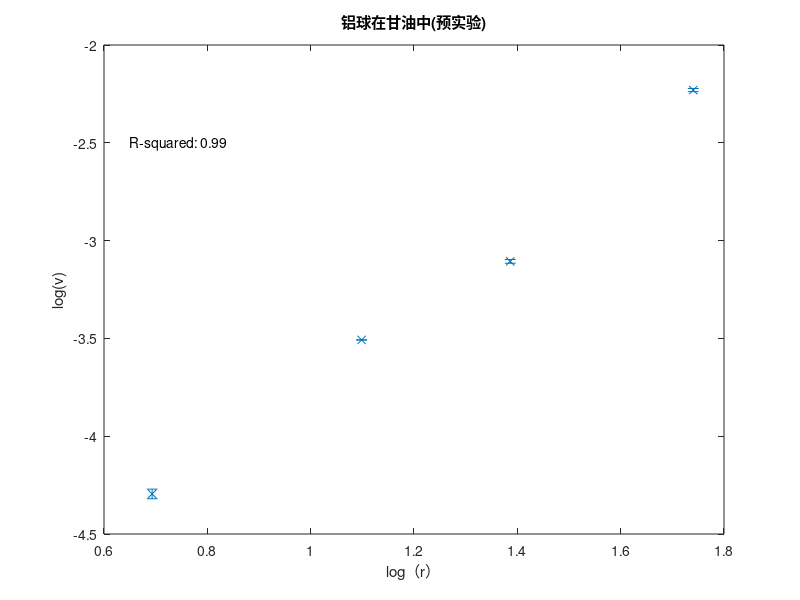

The MATLAB source for this figure: (Note: this script raises an error after producing the figure.)
%%

%作者已经将所有相关图片制作了对应的代码块吗，逐个运行即可完成复现
%Matlab 2019b
%by 张广欣
%2022.3.13


%%
%预实验：甘油中的4mm铝珠
average_vel=[0.0078, 0.0082, 0.0078, 0.011, 0.01, 0.0095, 0.011, 0.011, 0.012, 0.0091];
log_vel = log(average_vel);
variance1 = var(log_vel)


%预实验：甘油中的6mm铝珠
average_vel=[0.017, 0.017, 0.018, 0.017, 0.017, 0.018, 0.017, 0.018, 0.018, 0.018];
log_vel = log(average_vel);
variance2 = var(log_vel)



%预实验：甘油中的8mm铝珠
average_vel=[0.026, 0.021, 0.019, 0.02, 0.021, 0.022, 0.018, 0.02, 0.021, 0.02];
log_vel = log(average_vel);
variance3 = var(log_vel)


%预实验：甘油中的11.4mm铝珠
average_vel=[0.037, 0.033, 0.033, 0.031, 0.028, 0.03, 0.029, 0.036, 0.034, 0.033];
log_vel = log(average_vel);
variance4 = var(log_vel)


%铝球在甘油中(预实验)
v_lst = [0.013634536,0.029964357,0.044773051,0.1074831];
r_lst = [2,3,4,5.7];
r_lst = log(r_lst);
v_lst = log(v_lst);%y是终速

variance = [variance1 variance2 variance3 variance4];
errorbar(r_lst,v_lst,variance,'x');
xlabel('log（r）'),ylabel('log(v)');
title('铝球在甘油中(预实验)')
text(0.65,-2.5,'R-squared: 0.99')
mdl = fitlm(r_lst,v_lst)

v_lst = [0.013634536,0.029964357,0.044773051,0.1074831];
r_lst = [2,3,4,5.7];
d_lst=r_lst*2/1000;
rho = 1260;
eta = 0.934;
Re = rho*d_lst.*v_lst/eta


%%
%预实验：甘油中的4mm钢珠
average_vel=[0.041, 0.045, 0.043, 0.042, 0.043, 0.042, 0.045, 0.038, 0.052, 0.044];
log_vel = log(average_vel);
variance1 = var(log_vel);


%预实验：甘油中的6mm钢0。
average_vel=[0.0938, 0.117, 0.11, 0.093, 0.126, 0.0952, 0.0923, 0.0945, 0.0755, 0.103];
log_vel = log(average_vel);
variance2 = var(log_vel)



%预实验：甘油中的8mm钢珠
average_vel=[0.1, 0.15, 0.14, 0.13, 0.12, 0.13, 0.12, 0.1, 0.094, 0.13];
log_vel = log(average_vel);
variance3 = var(log_vel)


%预实验：甘油中的11.4mm钢珠
average_vel=[0.21, 0.19, 0.24, 0.19, 0.21, 0.18, 0.21, 0.15, 0.17, 0.3];
log_vel = log(average_vel);
variance4 = var(log_vel)

v_lst = [0.06076868,0.171276262,0.261319632,0.673494632];
r_lst = [2,3,4,5.7];

variance = [variance1 variance2 variance3 variance4];
errorbar(r_lst,v_lst,variance,'x');
xlabel('log（r）'),ylabel('log(v)');
title('钢珠在甘油中(预实验)')
text(2.1,0.6,'R-squared: 0.947')
mdl = fitlm(r_lst,v_lst)


v_lst = [0.06076868,0.171276262,0.261319632,0.673494632];
r_lst = [2,3,4,5.7];
d_lst=r_lst*2/1000;
rho = 1260;
eta = 0.934;
Re = rho*d_lst.*v_lst/eta








%%
%钢球在甘油中的平均速度4mm 
dis=[0.097620759, 0.099691392, 0.101405316, 0.102706076, 0.10448481, 0.10629443, 0.107733418, 0.109645063, 0.111388101, 0.113203544, 0.114753671, 0.116792658, 0.118248354, 0.119938481, 0.121243291, 0.123112658, 0.12478, 0.126490633, 0.127916709, 0.129560253, 0.131295443, 0.132951139, 0.134753165, 0.136176456, 0.137908861, 0.139513165, 0.141308861, 0.142812152, 0.144342278, 0.146076709, 0.147572405, 0.148849367, 0.150843544, 0.152357215, 0.153861772, 0.155908861, 0.157864051, 0.159029873, 0.160537975, 0.162055443, 0.163667595, 0.165185063, 0.16678, 0.168267595, 0.170110127, 0.171077722, 0.173215443, 0.174766329, 0.176214937, 0.178575443, 0.179153671, 0.180710127, 0.181944557, 0.183830886, 0.185256456, 0.18697519, 0.189074177, 0.190641519, 0.191877722, 0.193426835, 0.194962532, 0.196213671, 0.198171646, 0.199549873, 0.201313924, 0.202741013, 0.204656456, 0.206231139, 0.207571392, 0.209381013, 0.210268861];
time = [0.0333667, 0.0667334, 0.1001001, 0.1334668, 0.1668335, 0.2002002, 0.2335669, 0.2669336, 0.3003003, 0.333667, 0.3670337, 0.4004004, 0.4337671, 0.4671338, 0.500500501, 0.533867201, 0.567233901, 0.600600601, 0.633967301, 0.667334001, 0.700700701, 0.734067401, 0.767434101, 0.800800801, 0.834167501, 0.867534201, 0.900900901, 0.934267601, 0.967634301, 1.001001001, 1.034367701, 1.067734401, 1.101101101, 1.134467801, 1.167834501, 1.201201201, 1.234567901, 1.267934601, 1.301301301, 1.334668001, 1.368034701, 1.401401401, 1.434768101, 1.468134801, 1.501501502, 1.534868202, 1.568234902, 1.601601602, 1.634968302, 1.668335002, 1.701701702, 1.735068402, 1.768435102, 1.801801802, 1.835168502, 1.868535202, 1.901901902, 1.935268602, 1.968635302, 2.002002002, 2.035368702, 2.068735402, 2.102102102, 2.135468802, 2.168835502, 2.202202202, 2.235568902, 2.268935602, 2.302302302, 2.335669002, 2.369035702];
delta_dis = diff(dis);
delta_time = diff(time);
v_lst = delta_dis ./ delta_time;
Average_vel1 = mean(v_lst);

dis=[0.080325505, 0.081377525, 0.082929798, 0.084938131, 0.086569444, 0.087356566, 0.088503283, 0.090630556, 0.09295, 0.094399495, 0.096138384, 0.09757601, 0.098927778, 0.100823232, 0.102479798, 0.10399798, 0.105234343, 0.1069, 0.10880303, 0.110544949, 0.112187374, 0.113847475, 0.115420202, 0.11655, 0.117975253, 0.119763636, 0.121516414, 0.123152778, 0.124779798, 0.126317929, 0.128006818, 0.1298, 0.131307828, 0.132705556, 0.134419192, 0.13587399, 0.137413889, 0.138686869, 0.140378788, 0.14192702, 0.143237626, 0.144931818, 0.146230808, 0.148148232, 0.149678535, 0.151206313, 0.15282096, 0.154649747, 0.156007828, 0.157173232, 0.159182323, 0.160501263, 0.162241919, 0.163798232, 0.165282323, 0.166719697, 0.168306061, 0.169853788, 0.171589899, 0.17349596, 0.174985859, 0.176302778, 0.17774798, 0.179396212, 0.18099596, 0.182258586, 0.184181566, 0.185697222, 0.187262626, 0.188775253, 0.190407071, 0.19202298, 0.193275253, 0.194944444, 0.196168687];
time = [0.0333667, 0.0667334, 0.1001001, 0.1334668, 0.1668335, 0.2002002, 0.2335669, 0.2669336, 0.3003003, 0.333667, 0.3670337, 0.4004004, 0.4337671, 0.4671338, 0.500500501, 0.533867201, 0.567233901, 0.600600601, 0.633967301, 0.667334001, 0.700700701, 0.734067401, 0.767434101, 0.800800801, 0.834167501, 0.867534201, 0.900900901, 0.934267601, 0.967634301, 1.001001001, 1.034367701, 1.067734401, 1.101101101, 1.134467801, 1.167834501, 1.201201201, 1.234567901, 1.267934601, 1.301301301, 1.334668001, 1.368034701, 1.401401401, 1.434768101, 1.468134801, 1.501501502, 1.534868202, 1.568234902, 1.601601602, 1.634968302, 1.668335002, 1.701701702, 1.735068402, 1.768435102, 1.801801802, 1.835168502, 1.868535202, 1.901901902, 1.935268602, 1.968635302, 2.002002002, 2.035368702, 2.068735402, 2.102102102, 2.135468802, 2.168835502, 2.202202202, 2.235568902, 2.268935602, 2.302302302, 2.335669002, 2.369035702, 2.402402402, 2.435769102, 2.469135802, 2.502502503];

delta_time = diff(time);
delta_dis = diff(dis);
v_lst = delta_dis ./ delta_time;
Average_vel2 = mean(v_lst);

dis=[0.069879545, 0.071725758, 0.073607323, 0.075406566, 0.077133586, 0.078463384, 0.079954798, 0.081809848, 0.084289899, 0.085307828, 0.086736364, 0.088645707, 0.090345707, 0.091859848, 0.093527778, 0.095207576, 0.096469949, 0.098021465, 0.099706818, 0.101748232, 0.103318434, 0.104763636, 0.106120707, 0.107696717, 0.109387374, 0.110552778, 0.112253283, 0.113587879, 0.115341667, 0.11754798, 0.118842424, 0.12037399, 0.122061111, 0.123839394, 0.124741919, 0.126530808, 0.128062626, 0.129567677, 0.131266162, 0.133211616, 0.134623232, 0.136025505, 0.137725253, 0.138661616, 0.140534848, 0.142240909, 0.143481818, 0.145083081, 0.146652273, 0.148389646, 0.149696717, 0.151335606, 0.152474242, 0.153838384, 0.155362879, 0.156619444, 0.158194697, 0.159441162, 0.161668939, 0.163014394, 0.164208838, 0.165367424, 0.167107323, 0.168447222, 0.169888889, 0.171402525, 0.172766919, 0.173889899, 0.175499495, 0.177086364, 0.178352778, 0.179888384, 0.181407576, 0.182865152, 0.184098485, 0.185636869, 0.186835859, 0.187249495];
time = [0.0333667, 0.0667334, 0.1001001, 0.1334668, 0.1668335, 0.2002002, 0.2335669, 0.2669336, 0.3003003, 0.333667, 0.3670337, 0.4004004, 0.4337671, 0.4671338, 0.500500501, 0.533867201, 0.567233901, 0.600600601, 0.633967301, 0.667334001, 0.700700701, 0.734067401, 0.767434101, 0.800800801, 0.834167501, 0.867534201, 0.900900901, 0.934267601, 0.967634301, 1.001001001, 1.034367701, 1.067734401, 1.101101101, 1.134467801, 1.167834501, 1.201201201, 1.234567901, 1.267934601, 1.301301301, 1.334668001, 1.368034701, 1.401401401, 1.434768101, 1.468134801, 1.501501502, 1.534868202, 1.568234902, 1.601601602, 1.634968302, 1.668335002, 1.701701702, 1.735068402, 1.768435102, 1.801801802, 1.835168502, 1.868535202, 1.901901902, 1.935268602, 1.968635302, 2.002002002, 2.035368702, 2.068735402, 2.102102102, 2.135468802, 2.168835502, 2.202202202, 2.235568902, 2.268935602, 2.302302302, 2.335669002, 2.369035702, 2.402402402, 2.435769102, 2.469135802, 2.502502503, 2.535869203, 2.569235903, 2.602602603];
delta_time = diff(time);
delta_dis = diff(dis);
v_lst = delta_dis ./ delta_time;
Average_vel3 = mean(v_lst);

dis=[0.067422055, 0.06937218, 0.070986717, 0.072857895, 0.074593985, 0.076061654, 0.077467669, 0.078709524, 0.080642356, 0.082050877, 0.083876942, 0.085281203, 0.086772431, 0.088204261, 0.090231328, 0.090917043, 0.093004511, 0.094673935, 0.096345363, 0.097896241, 0.099199749, 0.100930827, 0.102874185, 0.103851629, 0.105598246, 0.107386216, 0.109211779, 0.110680451, 0.112277694, 0.113762406, 0.114921053, 0.116692732, 0.118241855, 0.119936842, 0.121841103, 0.123190476, 0.124784211, 0.126014536, 0.127557393, 0.129705764, 0.130798246, 0.132584962, 0.133988972, 0.135774436, 0.13723584, 0.138774436, 0.140332581, 0.141808521, 0.143123559, 0.144543108, 0.146233333, 0.147672682, 0.149489223, 0.150890226, 0.152418296, 0.153972431, 0.155612782, 0.156980702, 0.158586216, 0.16005188, 0.161694236, 0.163367419, 0.16432782, 0.166271429, 0.167351378, 0.168943609, 0.170214536, 0.171724311, 0.173437343, 0.174889975, 0.176134837, 0.177942356, 0.179135589, 0.18099198, 0.182215288, 0.182997243, 0.184499499, 0.185184461, 0.185319048];
time = [0.0333667, 0.0667334, 0.1001001, 0.1334668, 0.1668335, 0.2002002, 0.2335669, 0.2669336, 0.3003003, 0.333667, 0.3670337, 0.4004004, 0.4337671, 0.4671338, 0.500500501, 0.533867201, 0.567233901, 0.600600601, 0.633967301, 0.667334001, 0.700700701, 0.734067401, 0.767434101, 0.800800801, 0.834167501, 0.867534201, 0.900900901, 0.934267601, 0.967634301, 1.001001001, 1.034367701, 1.067734401, 1.101101101, 1.134467801, 1.167834501, 1.201201201, 1.234567901, 1.267934601, 1.301301301, 1.334668001, 1.368034701, 1.401401401, 1.434768101, 1.468134801, 1.501501502, 1.534868202, 1.568234902, 1.601601602, 1.634968302, 1.668335002, 1.701701702, 1.735068402, 1.768435102, 1.801801802, 1.835168502, 1.868535202, 1.901901902, 1.935268602, 1.968635302, 2.002002002, 2.035368702, 2.068735402, 2.102102102, 2.135468802, 2.168835502, 2.202202202, 2.235568902, 2.268935602, 2.302302302, 2.335669002, 2.369035702, 2.402402402, 2.435769102, 2.469135802, 2.502502503, 2.535869203, 2.569235903, 2.602602603, 2.635969303];
delta_time = diff(time);
delta_dis = diff(dis);
v_lst = delta_dis ./ delta_time;
Average_vel4 = mean(v_lst);

dis=[0.07509202, 0.076721446, 0.078485037, 0.0805399, 0.081858354, 0.083190773, 0.084770075, 0.086480299, 0.088331172, 0.089786534, 0.091207731, 0.093011721, 0.0945202, 0.09584813, 0.097091771, 0.098656359, 0.100462344, 0.101954115, 0.103370823, 0.105426933, 0.106925686, 0.108812968, 0.110472818, 0.111851372, 0.113341646, 0.114914963, 0.1166798, 0.118245636, 0.119928928, 0.121421696, 0.123000249, 0.124573067, 0.126250873, 0.128356359, 0.129837157, 0.131049875, 0.132514713, 0.134323441, 0.135766334, 0.137581546, 0.139405486, 0.141229426, 0.142507232, 0.144053865, 0.145553616, 0.147225436, 0.148713965, 0.150564838, 0.15189202, 0.153726933, 0.154976559, 0.156694015, 0.158113965, 0.159963342, 0.161519701, 0.162898254, 0.164663092, 0.166435411, 0.167863342, 0.169299252, 0.170822943, 0.1727399, 0.174019701, 0.17514788, 0.176496259, 0.178183292, 0.179125686, 0.180361097, 0.181468579];
time = [0.0333667, 0.0667334, 0.1001001, 0.1334668, 0.1668335, 0.2002002, 0.2335669, 0.2669336, 0.3003003, 0.333667, 0.3670337, 0.4004004, 0.4337671, 0.4671338, 0.500500501, 0.533867201, 0.567233901, 0.600600601, 0.633967301, 0.667334001, 0.700700701, 0.734067401, 0.767434101, 0.800800801, 0.834167501, 0.867534201, 0.900900901, 0.934267601, 0.967634301, 1.001001001, 1.034367701, 1.067734401, 1.101101101, 1.134467801, 1.167834501, 1.201201201, 1.234567901, 1.267934601, 1.301301301, 1.334668001, 1.368034701, 1.401401401, 1.434768101, 1.468134801, 1.501501502, 1.534868202, 1.568234902, 1.601601602, 1.634968302, 1.668335002, 1.701701702, 1.735068402, 1.768435102, 1.801801802, 1.835168502, 1.868535202, 1.901901902, 1.935268602, 1.968635302, 2.002002002, 2.035368702, 2.068735402, 2.102102102, 2.135468802, 2.168835502, 2.202202202, 2.235568902, 2.268935602, 2.302302302];
delta_time = diff(time);
delta_dis = diff(dis);
v_lst = delta_dis ./ delta_time;
Average_vel5 = mean(v_lst);

average_vel_4mm = mean([Average_vel1,Average_vel2,Average_vel3,Average_vel4,Average_vel5]);
d = 4;
D = 29;
cor_factor = 1-2.10*(d/D)+2.09*(d/D)^3;
cor_average_vel_4mm = average_vel_4mm / cor_factor
log_v = log([Average_vel1,Average_vel2,Average_vel3,Average_vel4,Average_vel5]);
variance1 = var(log_v)
%%
%钢球在甘油中的平均速度6mm 
dis = [0.100639211, 0.103490719, 0.106334339, 0.110159629, 0.112995592, 0.115814617, 0.118744548, 0.121638747, 0.125173086, 0.127736427, 0.130706497, 0.133485615, 0.136339443, 0.139390487, 0.142917633, 0.145826914, 0.148333411, 0.151069374, 0.154289095, 0.156832251, 0.159851972, 0.162176334, 0.165135267, 0.168031555, 0.17082529, 0.173893039, 0.177214617, 0.179700928, 0.182577262, 0.18537355, 0.187564965, 0.18855406];
time = [0.0333667, 0.0667334, 0.1001001, 0.1334668, 0.1668335, 0.2002002, 0.2335669, 0.2669336, 0.3003003, 0.333667, 0.3670337, 0.4004004, 0.4337671, 0.4671338, 0.500500501, 0.533867201, 0.567233901, 0.600600601, 0.633967301, 0.667334001, 0.700700701, 0.734067401, 0.767434101, 0.800800801, 0.834167501, 0.867534201, 0.900900901, 0.934267601, 0.967634301, 1.001001001, 1.034367701, 1.067734401];
delta_dis = diff(dis);
delta_time = diff(time);
v_lst = delta_dis ./ delta_time;
length(v_lst);
Average_vel1 = mean(v_lst);

dis=[0.09241224, 0.095321478, 0.098506928, 0.101356813, 0.10430485, 0.106892379, 0.109725866, 0.112845035, 0.1158903, 0.118777367, 0.121459353, 0.124256582, 0.127107621, 0.12996097, 0.132694226, 0.135681524, 0.138380139, 0.141294688, 0.144030023, 0.146758199, 0.149645266, 0.152881293, 0.155367436, 0.158177367, 0.160975982, 0.163743649, 0.166349885, 0.169767436, 0.172216628, 0.174723326, 0.177439261];
time = [0.0333667, 0.0667334, 0.1001001, 0.1334668, 0.1668335, 0.2002002, 0.2335669, 0.2669336, 0.3003003, 0.333667, 0.3670337, 0.4004004, 0.4337671, 0.4671338, 0.500500501, 0.533867201, 0.567233901, 0.600600601, 0.633967301, 0.667334001, 0.700700701, 0.734067401, 0.767434101, 0.800800801, 0.834167501, 0.867534201, 0.900900901, 0.934267601, 0.967634301, 1.001001001, 1.034367701];
delta_time = diff(time);
delta_dis = diff(dis);
v_lst = delta_dis ./ delta_time;
Average_vel2 = mean(v_lst);

dis=[0.082598165, 0.085391514, 0.088227294, 0.091023165, 0.093838073, 0.096943349, 0.099425, 0.10247867, 0.105297936, 0.108306422, 0.111295642, 0.113595413, 0.117026147, 0.119925917, 0.122586468, 0.124736468, 0.128055505, 0.130469954, 0.133473624, 0.137040826, 0.139261468, 0.141725229, 0.14495711, 0.147229817, 0.150777294, 0.153701376, 0.156042202, 0.158928899, 0.161711927, 0.164616284, 0.16756789, 0.170711239, 0.172788532];
time=[0.0333667, 0.0667334, 0.1001001, 0.1334668, 0.1668335, 0.2002002, 0.2335669, 0.2669336, 0.3003003, 0.333667, 0.3670337, 0.4004004, 0.4337671, 0.4671338, 0.500500501, 0.533867201, 0.567233901, 0.600600601, 0.633967301, 0.667334001, 0.700700701, 0.734067401, 0.767434101, 0.800800801, 0.834167501, 0.867534201, 0.900900901, 0.934267601, 0.967634301, 1.001001001, 1.034367701, 1.067734401, 1.101101101];
delta_time = diff(time);
delta_dis = diff(dis);
v_lst = delta_dis ./ delta_time;
Average_vel3 = mean(v_lst);

dis = [0.082365376, 0.08514738, 0.087679499, 0.090682005, 0.094438497, 0.096547608, 0.099234852, 0.102121185, 0.105527563, 0.107934396, 0.111446697, 0.114005923, 0.116749431, 0.119755125, 0.123220046, 0.126244647, 0.128961503, 0.131754897, 0.134636902, 0.137655809, 0.140170843, 0.143193622, 0.14631754, 0.148992027, 0.151479043, 0.154517995, 0.157499772, 0.160414806, 0.163455125, 0.165903872, 0.16882164];
time = [0.0333667, 0.0667334, 0.1001001, 0.1334668, 0.1668335, 0.2002002, 0.2335669, 0.2669336, 0.3003003, 0.333667, 0.3670337, 0.4004004, 0.4337671, 0.4671338, 0.500500501, 0.533867201, 0.567233901, 0.600600601, 0.633967301, 0.667334001, 0.700700701, 0.734067401, 0.767434101, 0.800800801, 0.834167501, 0.867534201, 0.900900901, 0.934267601, 0.967634301, 1.001001001, 1.034367701];
delta_time = diff(time);
delta_dis = diff(dis);
v_lst = delta_dis ./ delta_time;
Average_vel4 = mean(v_lst);

dis = [0.088565753, 0.091684475, 0.09545411, 0.09842968, 0.101209817, 0.104371005, 0.10769589, 0.110739498, 0.113767352, 0.116990183, 0.119926712, 0.123066438, 0.125919863, 0.129310731, 0.132284247, 0.135383562, 0.13850274, 0.141477169, 0.144479452, 0.147289726, 0.150406164, 0.153082648, 0.156021233, 0.158784703, 0.161775571, 0.164731279, 0.167293151];
time =[0.0333667, 0.0667334, 0.1001001, 0.1334668, 0.1668335, 0.2002002, 0.2335669, 0.2669336, 0.3003003, 0.333667, 0.3670337, 0.4004004, 0.4337671, 0.4671338, 0.500500501, 0.533867201, 0.567233901, 0.600600601, 0.633967301, 0.667334001, 0.700700701, 0.734067401, 0.767434101, 0.800800801, 0.834167501, 0.867534201, 0.900900901];
delta_time = diff(time);
delta_dis = diff(dis);
v_lst = delta_dis ./ delta_time;
Average_vel5 = mean(v_lst);
%因为偏差较大，舍去了第五组的数据
average_vel_6mm = mean([Average_vel1,Average_vel2,Average_vel3,Average_vel4])
d = 6;
D = 29;
cor_factor = 1-2.10*(d/D)+2.09*(d/D)^3;
cor_average_vel_6mm = average_vel_6mm / cor_factor
log_v = log([Average_vel1,Average_vel2,Average_vel3,Average_vel4]);
variance2 = var(log_v)

%钢球在甘油中的平均速度8mm 
dis=[0.113186695, 0.117218455, 0.121409013, 0.126523176, 0.130326824, 0.134439056, 0.138386266, 0.142984764, 0.147063734, 0.151200215, 0.155527682, 0.159767382, 0.163121459, 0.167793991, 0.171780687, 0.175798927, 0.178732618, 0.179427468];
time=[0.0333667, 0.0667334, 0.1001001, 0.1334668, 0.1668335, 0.2002002, 0.2335669, 0.2669336, 0.3003003, 0.333667, 0.3670337, 0.4004004, 0.4337671, 0.4671338, 0.500500501, 0.533867201, 0.567233901, 0.600600601];
delta_dis = diff(dis);
delta_time = diff(time);
v_lst = delta_dis ./ delta_time;
length(v_lst);
Average_vel1 = mean(v_lst);

dis = [0.129289339, 0.132179744, 0.136453731, 0.140400426, 0.144507249, 0.14902516, 0.153284222, 0.157823454, 0.161571429, 0.165581663, 0.169981023, 0.174626226, 0.177578465, 0.178835394];
time = [0.0333667, 0.0667334, 0.1001001, 0.1334668, 0.1668335, 0.2002002, 0.2335669, 0.2669336, 0.3003003, 0.333667, 0.3670337, 0.4004004, 0.4337671, 0.4671338];
delta_time = diff(time);
delta_dis = diff(dis);
v_lst = delta_dis ./ delta_time;
Average_vel2 = mean(v_lst);

dis=[0.106369915, 0.110662288, 0.114344703, 0.118384746, 0.122665678, 0.126649364, 0.130259958, 0.134513347, 0.13826589, 0.142003178, 0.146058898, 0.149957203, 0.153879449, 0.15739661, 0.16134322, 0.16531822, 0.169123305, 0.173228178, 0.177261017];
time=[0.0333667, 0.0667334, 0.1001001, 0.1334668, 0.1668335, 0.2002002, 0.2335669, 0.2669336, 0.3003003, 0.333667, 0.3670337, 0.4004004, 0.4337671, 0.4671338, 0.500500501, 0.533867201, 0.567233901, 0.600600601, 0.633967301];
delta_time = diff(time);
delta_dis = diff(dis);
v_lst = delta_dis ./ delta_time;
Average_vel3 = mean(v_lst);


dis=[0.105791649, 0.109832976, 0.114365739, 0.118503426, 0.123313276, 0.127522912, 0.131756959, 0.136005567, 0.140302141, 0.144176231, 0.148358887, 0.15249379, 0.15704197, 0.160907066, 0.164927837, 0.168991649, 0.171995503];
time=[0.0333667, 0.0667334, 0.1001001, 0.1334668, 0.1668335, 0.2002002, 0.2335669, 0.2669336, 0.3003003, 0.333667, 0.3670337, 0.4004004, 0.4337671, 0.4671338, 0.500500501, 0.533867201, 0.567233901];
delta_time = diff(time);
delta_dis = diff(dis);
v_lst = delta_dis ./ delta_time;
Average_vel4 = mean(v_lst);

dis=[0.110853053, 0.115442105, 0.120069053, 0.124836211, 0.128673684, 0.132495579, 0.136772, 0.141235368, 0.145033474, 0.149148842, 0.153109684, 0.157621263, 0.161313474, 0.165642947, 0.169656632, 0.171864211];
time=[0.0333667, 0.0667334, 0.1001001, 0.1334668, 0.1668335, 0.2002002, 0.2335669, 0.2669336, 0.3003003, 0.333667, 0.3670337, 0.4004004, 0.4337671, 0.4671338, 0.500500501, 0.533867201];
delta_time = diff(time);
delta_dis = diff(dis);
v_lst = delta_dis ./ delta_time;
Average_vel5 = mean(v_lst);
average_vel_8mm = mean([Average_vel1,Average_vel2,Average_vel3,Average_vel4,Average_vel5])
d = 8;
D = 29;
cor_factor = 1-2.10*(d/D)+2.09*(d/D)^3;
cor_average_vel_8mm = average_vel_8mm / cor_factor
log_v = log([Average_vel1,Average_vel2,Average_vel3,Average_vel4,Average_vel5]);
variance3 = var(log_v)

%钢球在甘油中的平均速度11.4mm 
dis=[0.168554123, 0.171378013, 0.17567611, 0.180928541, 0.186734249, 0.191900423, 0.192511628];
time=[0.0333667, 0.0667334, 0.1001001, 0.1334668, 0.1668335, 0.2002002, 0.2335669];
delta_dis = diff(dis);
delta_time = diff(time);
v_lst = delta_dis ./ delta_time;
length(v_lst);
Average_vel1 = mean(v_lst)

dis = [0.138181328, 0.143647718, 0.148544398, 0.153410166, 0.158325726, 0.16350249, 0.168653734, 0.173693983, 0.179308091, 0.183390249, 0.186358714];
time = [0.0333667, 0.0667334, 0.1001001, 0.1334668, 0.1668335, 0.2002002, 0.2335669, 0.2669336, 0.3003003, 0.333667, 0.3670337];
delta_time = diff(time);
delta_dis = diff(dis);
v_lst = delta_dis ./ delta_time;
Average_vel2 = mean(v_lst)

dis=[0.149385892, 0.154393361, 0.160014938, 0.164972407, 0.170070124, 0.175280083, 0.179910996];
time=[0.0333667, 0.0667334, 0.1001001, 0.1334668, 0.1668335, 0.2002002, 0.2335669];
delta_time = diff(time);
delta_dis = diff(dis);
v_lst = delta_dis ./ delta_time;
Average_vel3 = mean(v_lst)

dis=[0.13049408, 0.135766385, 0.140768922, 0.146247992, 0.151245032, 0.156254757, 0.161189641, 0.166312685, 0.171963636, 0.176296829, 0.181484567, 0.186344609, 0.18783129];
time=[0.0333667, 0.0667334, 0.1001001, 0.1334668, 0.1668335, 0.2002002, 0.2335669, 0.2669336, 0.3003003, 0.333667, 0.3670337, 0.4004004, 0.4337671];
delta_time = diff(time);
delta_dis = diff(dis);
v_lst = delta_dis ./ delta_time;
Average_vel4 = mean(v_lst)

dis=[0.137296473, 0.142640249, 0.147455187, 0.153280913, 0.158314315, 0.163723444, 0.168837967, 0.173532988, 0.178557884, 0.18348112, 0.184790041];
time=[0.0333667, 0.0667334, 0.1001001, 0.1334668, 0.1668335, 0.2002002, 0.2335669, 0.2669336, 0.3003003, 0.333667, 0.3670337];
delta_time = diff(time);
delta_dis = diff(dis);
v_lst = delta_dis ./ delta_time;
Average_vel5 = mean(v_lst)

%因为偏差较大，舍去了第一组的数据
average_vel_11mm = mean([Average_vel2,Average_vel3,Average_vel4,Average_vel5])
d = 11.4;
D = 29;
cor_factor = 1-2.10*(d/D)+2.09*(d/D)^3
cor_average_vel_11mm = average_vel_11mm / cor_factor
log_v = log([Average_vel2,Average_vel3,Average_vel4,Average_vel5]);
variance4 = var(log_v)

v_lst = [cor_average_vel_4mm,cor_average_vel_6mm,cor_average_vel_8mm,cor_average_vel_11mm];
r_lst = [2,3,4,5.7];
variance = [variance1 variance2 variance3 variance4];
v_lst = log(v_lst);
r_lst = log(r_lst);
errorbar(r_lst,v_lst,variance,'x');
xlabel('log（r）'),ylabel('log(v)');
title('钢珠在甘油中')
text(0.63,-1.2,'R-squared: 0.999')
mdl = fitlm(r_lst,v_lst)


%%

v_lst = [cor_average_vel_4mm,cor_average_vel_6mm,cor_average_vel_8mm,cor_average_vel_11mm];
r_lst = [2,3,4,5.7];
d_lst=r_lst*2/1000;
rho = 1260;
eta = 0.934;
Re = rho*d_lst.*v_lst/eta






%%
%铝球在水中的平均速度4mm 
dis=[0.055994249, 0.070753355, 0.086752716, 0.102897764, 0.118440256, 0.132752716, 0.147856869, 0.162855591, 0.177814058, 0.193051118];
time=[0.0333667, 0.0667334, 0.1001001, 0.1334668, 0.1668335, 0.2002002, 0.2335669, 0.2669336, 0.3003003, 0.333667];
delta_dis = diff(dis);
delta_time = diff(time);
v_lst = delta_dis ./ delta_time;
length(v_lst);
Average_vel1 = mean(v_lst);

dis = [0.0453, 0.059901274, 0.074092357, 0.087316561, 0.101307643, 0.113811465, 0.127159873, 0.141000637, 0.155592357, 0.168756688, 0.182593631];
time = [0.0333667, 0.0667334, 0.1001001, 0.1334668, 0.1668335, 0.2002002, 0.2335669, 0.2669336, 0.3003003, 0.333667, 0.3670337];
delta_time = diff(time);
delta_dis = diff(dis);
v_lst = delta_dis ./ delta_time;
Average_vel2 = mean(v_lst);

dis=[0.052037805, 0.066166463, 0.079243902, 0.092792073, 0.106548171, 0.119637805, 0.133173171, 0.14722439, 0.1603, 0.17372439];
time=[0.0333667, 0.0667334, 0.1001001, 0.1334668, 0.1668335, 0.2002002, 0.2335669, 0.2669336, 0.3003003, 0.333667];
delta_time = diff(time);
delta_dis = diff(dis);
v_lst = delta_dis ./ delta_time;
Average_vel3 = mean(v_lst);

dis=[0.019064039, 0.036133498, 0.053280788, 0.070649261, 0.087447291, 0.104661576, 0.122016749, 0.13968867, 0.156642857];
time=[0.0333667, 0.0667334, 0.1001001, 0.1334668, 0.1668335, 0.2002002, 0.2335669, 0.2669336, 0.3003003];
delta_time = diff(time);
delta_dis = diff(dis);
v_lst = delta_dis ./ delta_time;
Average_vel4 = mean(v_lst);

dis=[0.026618563, 0.041073054, 0.057349102, 0.073712575, 0.090631737, 0.107667066, 0.12441018, 0.140808383, 0.157634731, 0.174216766];
time=[0.0333667, 0.0667334, 0.1001001, 0.1334668, 0.1668335, 0.2002002, 0.2335669, 0.2669336, 0.3003003, 0.333667];
delta_time = diff(time);
delta_dis = diff(dis);
v_lst = delta_dis ./ delta_time;
Average_vel5 = mean(v_lst);

%使用第1，4，5组数据更为合理
average_vel_4mm = mean([Average_vel1,Average_vel4,Average_vel5]);
d = 4;
D = 29;
cor_factor = 1-2.10*(d/D)+2.09*(d/D)^3;
cor_average_vel_4mm = average_vel_4mm / cor_factor

log_v = log([Average_vel1,Average_vel4,Average_vel5]);
variance1 = var(log_v)

%铝球在水中的平均速度6mm 
dis=[0.015229412, 0.033960784, 0.051603268, 0.06902549, 0.086852288, 0.104929412, 0.122558824, 0.139290196, 0.15715098, 0.175454248];
time=[0.0333667, 0.0667334, 0.1001001, 0.1334668, 0.1668335, 0.2002002, 0.2335669, 0.2669336, 0.3003003, 0.333667];
delta_dis = diff(dis);
delta_time = diff(time);
v_lst = delta_dis ./ delta_time;
length(v_lst);
Average_vel1 = mean(v_lst);

dis = [0.018089542, 0.039333987, 0.052821569, 0.069845098, 0.086297386, 0.100830065, 0.117042484, 0.134182353, 0.151154248, 0.166248366, 0.182377778, 0.199215686];
time = [0.0333667, 0.0667334, 0.1001001, 0.1334668, 0.1668335, 0.2002002, 0.2335669, 0.2669336, 0.3003003, 0.333667, 0.3670337, 0.4004004];
delta_time = diff(time);
delta_dis = diff(dis);
v_lst = delta_dis ./ delta_time;
Average_vel2 = mean(v_lst);

dis=[0.02608932, 0.043824595, 0.060666019, 0.077535922, 0.092324919, 0.108059547, 0.124563107, 0.141078317, 0.157664725, 0.174374757];
time=[0.0333667, 0.0667334, 0.1001001, 0.1334668, 0.1668335, 0.2002002, 0.2335669, 0.2669336, 0.3003003, 0.333667];
delta_time = diff(time);
delta_dis = diff(dis);
v_lst = delta_dis ./ delta_time;
Average_vel3 = mean(v_lst);

dis=[0.013967925, 0.032167296, 0.046915723, 0.061483019, 0.077440252, 0.094274843, 0.110525786, 0.127525157, 0.143771698, 0.160537736, 0.178278616];
time=[0.0333667, 0.0667334, 0.1001001, 0.1334668, 0.1668335, 0.2002002, 0.2335669, 0.2669336, 0.3003003, 0.333667, 0.3670337];
delta_time = diff(time);
delta_dis = diff(dis);
v_lst = delta_dis ./ delta_time;
Average_vel4 = mean(v_lst);

dis=[0.094267093, 0.112026837, 0.1302, 0.148990415, 0.168061342, 0.186465176];
time=[0.0333667, 0.0667334, 0.1001001, 0.1334668, 0.1668335, 0.2002002];
delta_time = diff(time);
delta_dis = diff(dis);
v_lst = delta_dis ./ delta_time;
Average_vel5 = mean(v_lst);

%使用第1，3，5组数据更为合理
average_vel_6mm = mean([Average_vel1,Average_vel3,Average_vel5]);
d = 6;
D = 29;
cor_factor = 1-2.10*(d/D)+2.09*(d/D)^3;
cor_average_vel_6mm = average_vel_6mm / cor_factor
log_v = log([Average_vel1,Average_vel3,Average_vel5]);
variance2 = var(log_v)

%铝球在水中的平均速度8mm 
dis=[0.024761783, 0.047459873, 0.066128025, 0.084278981, 0.102881529, 0.122221019, 0.142517197, 0.163538854, 0.185873885];
time=[0.0333667, 0.0667334, 0.1001001, 0.1334668, 0.1668335, 0.2002002, 0.2335669, 0.2669336, 0.3003003];
delta_dis = diff(dis);
delta_time = diff(time);
v_lst = delta_dis ./ delta_time;
length(v_lst);
Average_vel1 = mean(v_lst);

dis = [0.009008946, 0.028619169, 0.05035655, 0.067894569, 0.086083067, 0.102888818, 0.120944409, 0.14013738, 0.158423642, 0.177028754, 0.197261342];
time = [0.0333667, 0.0667334, 0.1001001, 0.1334668, 0.1668335, 0.2002002, 0.2335669, 0.2669336, 0.3003003, 0.333667, 0.3670337];
delta_time = diff(time);
delta_dis = diff(dis);
v_lst = delta_dis ./ delta_time;
Average_vel2 = mean(v_lst);

dis=[0.027471845, 0.050376699, 0.073093851, 0.091469903, 0.108933333, 0.125954045, 0.145107443, 0.164631068, 0.184199353, 0.204238835];
time=[0.0333667, 0.0667334, 0.1001001, 0.1334668, 0.1668335, 0.2002002, 0.2335669, 0.2669336, 0.3003003, 0.333667];
delta_time = diff(time);
delta_dis = diff(dis);
v_lst = delta_dis ./ delta_time;
Average_vel3 = mean(v_lst);


dis=[0.039011803, 0.05779541, 0.08025377, 0.100438689, 0.12040459, 0.140401967, 0.161045902, 0.183297705, 0.201859016, 0.039011803];
time=[0.0333667, 0.0667334, 0.1001001, 0.1334668, 0.1668335, 0.2002002, 0.2335669, 0.2669336, 0.3003003, 0.0333667];
delta_time = diff(time);
delta_dis = diff(dis);
v_lst = delta_dis ./ delta_time;
Average_vel4 = mean(v_lst);

dis=[0.00735, 0.026998667, 0.050004667, 0.071252, 0.090352667, 0.109336, 0.128404, 0.148176, 0.168505333, 0.190664, 0.205456667];
time=[0.0333667, 0.0667334, 0.1001001, 0.1334668, 0.1668335, 0.2002002, 0.2335669, 0.2669336, 0.3003003, 0.333667, 0.3670337];
delta_time = diff(time);
delta_dis = diff(dis);
v_lst = delta_dis ./ delta_time;
Average_vel5 = mean(v_lst);

%使用第1，4，5组数据更为合理
average_vel_8mm = mean([Average_vel1,Average_vel4,Average_vel5]);
d = 8;
D = 29;
cor_factor = 1-2.10*(d/D)+2.09*(d/D)^3;
cor_average_vel_8mm = average_vel_8mm / cor_factor
log_v = log([Average_vel1,Average_vel4,Average_vel5]);
variance3 = var(log_v)

%铝球在水中的平均速度11.4mm 
dis=[0.014398113, 0.039971069, 0.064655975, 0.08950566, 0.109569182, 0.126069811, 0.144769811, 0.164830818, 0.185693082, 0.208039623];
time=[0.0333667, 0.0667334, 0.1001001, 0.1334668, 0.1668335, 0.2002002, 0.2335669, 0.2669336, 0.3003003, 0.333667];
delta_dis = diff(dis);
delta_time = diff(time);
v_lst = delta_dis ./ delta_time;
length(v_lst);
Average_vel1 = mean(v_lst);

dis = [0.039326984, 0.063131429, 0.085598095, 0.102497778, 0.118745397, 0.137980317, 0.159470476, 0.18088254, 0.20255746];
time = [0.0333667, 0.0667334, 0.1001001, 0.1334668, 0.1668335, 0.2002002, 0.2335669, 0.2669336, 0.3003003];
delta_time = diff(time);
delta_dis = diff(dis);
v_lst = delta_dis ./ delta_time;
Average_vel2 = mean(v_lst);

dis=[0.039171698, 0.061930818, 0.081962264, 0.103568553, 0.125738365, 0.148827044, 0.17082327, 0.192106918, 0.212984906];
time=[0.0333667, 0.0667334, 0.1001001, 0.1334668, 0.1668335, 0.2002002, 0.2335669, 0.2669336, 0.3003003];
delta_time = diff(time);
delta_dis = diff(dis);
v_lst = delta_dis ./ delta_time;
Average_vel3 = mean(v_lst);

dis=[0.039171698, 0.061930818, 0.081962264, 0.103568553, 0.125738365, 0.148827044, 0.17082327, 0.192106918, 0.212984906];
time=[0.0333667, 0.0667334, 0.1001001, 0.1334668, 0.1668335, 0.2002002, 0.2335669, 0.2669336, 0.3003003];
delta_time = diff(time);
delta_dis = diff(dis);
v_lst = delta_dis ./ delta_time;
Average_vel4 = mean(v_lst);

dis=[0.023896573, 0.046467913, 0.067042368, 0.087597508, 0.10856324, 0.13034081, 0.152540187, 0.174689097, 0.19618567, 0.207045483];
time=[0.0333667, 0.0667334, 0.1001001, 0.1334668, 0.1668335, 0.2002002, 0.2335669, 0.2669336, 0.3003003, 0.333667];
delta_time = diff(time);
delta_dis = diff(dis);
v_lst = delta_dis ./ delta_time;
Average_vel5 = mean(v_lst);
%使用第1，3，4组数据更为合理
average_vel_11mm = mean([Average_vel1,Average_vel3,Average_vel4]);
d = 11.4;
D = 29;
cor_factor = 1-2.10*(d/D)+2.09*(d/D)^3;
cor_average_vel_11mm = average_vel_11mm / cor_factor


log_v = log([Average_vel1,Average_vel3,Average_vel4]);
variance4 = var(log_v);
v_lst = [cor_average_vel_4mm,cor_average_vel_6mm,cor_average_vel_8mm,cor_average_vel_11mm];
r_lst = [2,3,4,5.7];
variance = [variance1 variance2 variance3 variance4];
v_lst = log(v_lst);
r_lst = log(r_lst);
errorbar(r_lst,v_lst,variance,'x');
xlabel('log（r）'),ylabel('log(v)');
title('铝珠在水中')
text(0.63,0.5,'R-squared: 0.971')
mdl = fitlm(r_lst,v_lst)

%%



v_lst = [cor_average_vel_4mm,cor_average_vel_6mm,cor_average_vel_8mm,cor_average_vel_11mm];
r_lst = [2,3,4,5.7];
d_lst=r_lst*2/1000;
rho = 1000;
eta = 0.001;
Re = rho*d_lst.*v_lst/eta





%%
%钢球在水中的平均速度4mm 
dis=[0.020129518, 0.038783133, 0.060639157, 0.092123494, 0.12423494, 0.158624699, 0.193098795];
time=[0.0333667, 0.0667334, 0.1001001, 0.1334668, 0.1668335, 0.2002002, 0.2335669];
delta_dis = diff(dis);
delta_time = diff(time);
v_lst = delta_dis ./ delta_time;
length(v_lst);
Average_vel1 = mean(v_lst);

dis = [0.020628313, 0.039468675, 0.067198193, 0.095363855, 0.127262048, 0.161264458, 0.194384337];
time = [0.0333667, 0.0667334, 0.1001001, 0.1334668, 0.1668335, 0.2002002, 0.2335669];
delta_time = diff(time);
delta_dis = diff(dis);
v_lst = delta_dis ./ delta_time;
Average_vel2 = mean(v_lst);

dis=[0.018067267, 0.035652252, 0.060363363, 0.089225826, 0.12092973, 0.154870871, 0.191132132];
time=[0.0333667, 0.0667334, 0.1001001, 0.1334668, 0.1668335, 0.2002002, 0.23356692];
delta_time = diff(time);
delta_dis = diff(dis);
v_lst = delta_dis ./ delta_time;
Average_vel3 = mean(v_lst);

dis=[0.020628313, 0.039468675, 0.067198193, 0.095363855, 0.127262048, 0.161264458, 0.194384337];
time=[0.0333667, 0.0667334, 0.1001001, 0.1334668, 0.1668335, 0.2002002, 0.2335669];
delta_time = diff(time);
delta_dis = diff(dis);
v_lst = delta_dis ./ delta_time;
Average_vel4 = mean(v_lst);

dis=[0.033416822, 0.057, 0.083738318, 0.115249221, 0.148826791, 0.184132087, 0.219488474];
time=[0.0333667, 0.0667334, 0.1001001, 0.1334668, 0.1668335, 0.2002002, 0.2335669];
delta_time = diff(time);
delta_dis = diff(dis);
v_lst = delta_dis ./ delta_time;
Average_vel5 = mean(v_lst);


%使用第1，3，5组数据更为合理
average_vel_4mm = mean([Average_vel1,Average_vel3,Average_vel5]);
d = 4;
D = 29;
cor_factor = 1-2.10*(d/D)+2.09*(d/D)^3;
cor_average_vel_4mm = average_vel_4mm / cor_factor

log_v = log([Average_vel1,Average_vel3,Average_vel5]);
variance1 = var(log_v);

%钢珠在水中的平均速度6mm 
dis=[0.035752025, 0.058246106, 0.08830405, 0.121328972, 0.156891589, 0.194852336];
time=[0.0333667, 0.0667334, 0.1001001, 0.1334668, 0.1668335, 0.2002002];
delta_dis = diff(dis);
delta_time = diff(time);
v_lst = delta_dis ./ delta_time;
length(v_lst);
Average_vel1 = mean(v_lst);

dis = [0.024924845, 0.044570807, 0.071975776, 0.102148447, 0.137803106, 0.175613665, 0.215267702];
time = [0.0333667, 0.0667334, 0.1001001, 0.1334668, 0.1668335, 0.2002002, 0.2335669];
delta_time = diff(time);
delta_dis = diff(dis);
v_lst = delta_dis ./ delta_time;
Average_vel2 = mean(v_lst);

dis=[0.031738509, 0.054793168, 0.084514907, 0.116713043, 0.153481366, 0.190551553, 0.22625528];
time=[0.0333667, 0.0667334, 0.1001001, 0.1334668, 0.1668335, 0.2002002, 0.2335669];
delta_time = diff(time);
delta_dis = diff(dis);
v_lst = delta_dis ./ delta_time;
Average_vel3 = mean(v_lst);


dis=[0.034078882, 0.054910559, 0.085803106, 0.119467702, 0.155373913, 0.193393168, 0.229190683];
time=[0.0333667, 0.0667334, 0.1001001, 0.1334668, 0.1668335, 0.2002002, 0.2335669];
delta_time = diff(time);
delta_dis = diff(dis);
v_lst = delta_dis ./ delta_time;
Average_vel4 = mean(v_lst);

dis=[0.021733951, 0.037637037, 0.065327778, 0.095039506, 0.128367284, 0.164969136, 0.20234321];
time=[0.0333667, 0.0667334, 0.1001001, 0.1334668, 0.1668335, 0.2002002, 0.2335669];
delta_time = diff(time);
delta_dis = diff(dis);
v_lst = delta_dis ./ delta_time;
Average_vel5 = mean(v_lst);

dis=[0.029459375, 0.05133875, 0.08068875, 0.11300375, 0.149890625, 0.18925625, 0.227585625];
time=[0.0333667, 0.0667334, 0.1001001, 0.1334668, 0.1668335, 0.2002002, 0.2335669];
delta_time = diff(time);
delta_dis = diff(dis);
v_lst = delta_dis ./ delta_time;
Average_vel6 = mean(v_lst);

%使用第3，4，5，6组数据更为合理
average_vel_6mm = mean([Average_vel3,Average_vel4,Average_vel5,Average_vel6]);
d = 6;
D = 29;
cor_factor = 1-2.10*(d/D)+2.09*(d/D)^3;
cor_average_vel_6mm = average_vel_6mm / cor_factor


log_v = log([Average_vel3,Average_vel4,Average_vel5,Average_vel6]);
variance2 = var(log_v);

%钢珠在水中的平均速度8mm 
dis=[0.035403704, 0.062330247, 0.095098148, 0.13187284, 0.172593827, 0.215240123];
time=[0.0333667, 0.0667334, 0.1001001, 0.1334668, 0.1668335, 0.2002002];
delta_dis = diff(dis);
delta_time = diff(time);
v_lst = delta_dis ./ delta_time;
length(v_lst);
Average_vel1 = mean(v_lst);

dis = [0.047862154, 0.079705846, 0.115190769, 0.153745846, 0.194971077];
time = [0.0333667, 0.0667334, 0.1001001, 0.1334668, 0.1668335];
delta_time = diff(time);
delta_dis = diff(dis);
v_lst = delta_dis ./ delta_time;
Average_vel2 = mean(v_lst);

dis=[0.056807385, 0.090056, 0.128130462, 0.168988923, 0.211851077];
time=[0.0333667, 0.0667334, 0.1001001, 0.1334668, 0.1668335];
delta_time = diff(time);
delta_dis = diff(dis);
v_lst = delta_dis ./ delta_time;
Average_vel3 = mean(v_lst);


dis=[0.032952469, 0.05835, 0.090332099, 0.127101852, 0.166347531, 0.208296296];
time=[0.0333667, 0.0667334, 0.1001001, 0.1334668, 0.1668335, 0.2002002];
delta_time = diff(time);
delta_dis = diff(dis);
v_lst = delta_dis ./ delta_time;
Average_vel4 = mean(v_lst);

dis=[0.021788344, 0.042141718, 0.07178773, 0.105437423, 0.142927607, 0.182967485, 0.224010429];
time=[0.0333667, 0.0667334, 0.1001001, 0.1334668, 0.1668335, 0.2002002, 0.2335669];
delta_time = diff(time);
delta_dis = diff(dis);
v_lst = delta_dis ./ delta_time;
Average_vel5 = mean(v_lst);


%使用第1，2，3组数据更为合理
average_vel_8mm = mean([Average_vel1,Average_vel2,Average_vel3]);
d = 8;
D = 29;
cor_factor = 1-2.10*(d/D)+2.09*(d/D)^3;
cor_average_vel_8mm = average_vel_8mm / cor_factor

log_v = log([Average_vel1,Average_vel2,Average_vel3]);
variance3 = var(log_v);


%钢珠在水中的平均速度11.4mm 
dis=[0.025265689, 0.051971261, 0.088628152, 0.125812903, 0.167162463, 0.212127273];
time=[0.0333667, 0.0667334, 0.1001001, 0.1334668, 0.1668335, 0.2002002];
delta_dis = diff(dis);
delta_time = diff(time);
v_lst = delta_dis ./ delta_time;
length(v_lst);
Average_vel1 = mean(v_lst);

dis = [0.017302655, 0.039658997, 0.071974631, 0.109338053, 0.148825959, 0.192456637, 0.236063127];
time = [0.0333667, 0.0667334, 0.1001001, 0.1334668, 0.1668335, 0.2002002, 0.2335669];
delta_time = diff(time);
delta_dis = diff(dis);
v_lst = delta_dis ./ delta_time;
Average_vel2 = mean(v_lst);

dis=[0.043368452, 0.076602381, 0.115308929, 0.157393452, 0.203909524, 0.24335];
time=[0.0333667, 0.0667334, 0.1001001, 0.1334668, 0.1668335, 0.2002002];
delta_time = diff(time);
delta_dis = diff(dis);
v_lst = delta_dis ./ delta_time;
Average_vel3 = mean(v_lst);


dis=[0.027469231, 0.048795266, 0.083066272, 0.122250296, 0.164443787, 0.209375148];
time=[0.0333667, 0.0667334, 0.1001001, 0.1334668, 0.1668335, 0.2002002];
delta_time = diff(time);
delta_dis = diff(dis);
v_lst = delta_dis ./ delta_time;
Average_vel4 = mean(v_lst);

dis=[0.044316914, 0.077305638, 0.114681899, 0.154433234, 0.198924629, 0.235557864];
time=[0.0333667, 0.0667334, 0.1001001, 0.1334668, 0.1668335, 0.2002002];
delta_time = diff(time);
delta_dis = diff(dis);
v_lst = delta_dis ./ delta_time;
Average_vel5 = mean(v_lst);

%使用第1，3，5组数据更为合理
average_vel_11mm = mean([Average_vel1,Average_vel3,Average_vel5]);
d = 11.4;
D = 29;
cor_factor = 1-2.10*(d/D)+2.09*(d/D)^3;
cor_average_vel_11mm = average_vel_11mm / cor_factor
log_v = log([Average_vel1,Average_vel3,Average_vel5]);
variance4 = var(log_v);

v_lst = [cor_average_vel_4mm,cor_average_vel_6mm,cor_average_vel_8mm,cor_average_vel_11mm];
r_lst = [2,3,4,5.7];
variance = [variance1 variance2 variance3 variance4];
v_lst = log(v_lst);
r_lst = log(r_lst);
errorbar(r_lst,v_lst,variance,'x');
xlabel('log（r）'),ylabel('log(v)');
title('钢珠在水中')
text(0.63,1.2,'R-squared: 0.977')
mdl = fitlm(r_lst,v_lst)


%%

v_lst = [cor_average_vel_4mm,cor_average_vel_6mm,cor_average_vel_8mm,cor_average_vel_11mm];
r_lst = [2,3,4,5.7];
d_lst=r_lst*2/1000;
rho = 1000;
eta = 0.001;
Re = rho*d_lst.*v_lst/eta



















%%
%铝球在水中的平均速度4mm (没哟速度修正)
dis=[0.055994249, 0.070753355, 0.086752716, 0.102897764, 0.118440256, 0.132752716, 0.147856869, 0.162855591, 0.177814058, 0.193051118];
time=[0.0333667, 0.0667334, 0.1001001, 0.1334668, 0.1668335, 0.2002002, 0.2335669, 0.2669336, 0.3003003, 0.333667];
delta_dis = diff(dis);
delta_time = diff(time);
v_lst = delta_dis ./ delta_time;
length(v_lst);
Average_vel1 = mean(v_lst);

dis = [0.0453, 0.059901274, 0.074092357, 0.087316561, 0.101307643, 0.113811465, 0.127159873, 0.141000637, 0.155592357, 0.168756688, 0.182593631];
time = [0.0333667, 0.0667334, 0.1001001, 0.1334668, 0.1668335, 0.2002002, 0.2335669, 0.2669336, 0.3003003, 0.333667, 0.3670337];
delta_time = diff(time);
delta_dis = diff(dis);
v_lst = delta_dis ./ delta_time;
Average_vel2 = mean(v_lst);

dis=[0.052037805, 0.066166463, 0.079243902, 0.092792073, 0.106548171, 0.119637805, 0.133173171, 0.14722439, 0.1603, 0.17372439];
time=[0.0333667, 0.0667334, 0.1001001, 0.1334668, 0.1668335, 0.2002002, 0.2335669, 0.2669336, 0.3003003, 0.333667];
delta_time = diff(time);
delta_dis = diff(dis);
v_lst = delta_dis ./ delta_time;
Average_vel3 = mean(v_lst);

dis=[0.019064039, 0.036133498, 0.053280788, 0.070649261, 0.087447291, 0.104661576, 0.122016749, 0.13968867, 0.156642857];
time=[0.0333667, 0.0667334, 0.1001001, 0.1334668, 0.1668335, 0.2002002, 0.2335669, 0.2669336, 0.3003003];
delta_time = diff(time);
delta_dis = diff(dis);
v_lst = delta_dis ./ delta_time;
Average_vel4 = mean(v_lst);

dis=[0.026618563, 0.041073054, 0.057349102, 0.073712575, 0.090631737, 0.107667066, 0.12441018, 0.140808383, 0.157634731, 0.174216766];
time=[0.0333667, 0.0667334, 0.1001001, 0.1334668, 0.1668335, 0.2002002, 0.2335669, 0.2669336, 0.3003003, 0.333667];
delta_time = diff(time);
delta_dis = diff(dis);
v_lst = delta_dis ./ delta_time;
Average_vel5 = mean(v_lst);

%使用第1，4，5组数据更为合理
average_vel_4mm = mean([Average_vel1,Average_vel4,Average_vel5]);
d = 4;
D = 29;


log_v = log([Average_vel1,Average_vel4,Average_vel5]);
variance1 = var(log_v)
%%
%铝球在水中的平均速度6mm 
dis=[0.015229412, 0.033960784, 0.051603268, 0.06902549, 0.086852288, 0.104929412, 0.122558824, 0.139290196, 0.15715098, 0.175454248];
time=[0.0333667, 0.0667334, 0.1001001, 0.1334668, 0.1668335, 0.2002002, 0.2335669, 0.2669336, 0.3003003, 0.333667];
delta_dis = diff(dis);
delta_time = diff(time);
v_lst = delta_dis ./ delta_time;
length(v_lst);
Average_vel1 = mean(v_lst);

dis = [0.018089542, 0.039333987, 0.052821569, 0.069845098, 0.086297386, 0.100830065, 0.117042484, 0.134182353, 0.151154248, 0.166248366, 0.182377778, 0.199215686];
time = [0.0333667, 0.0667334, 0.1001001, 0.1334668, 0.1668335, 0.2002002, 0.2335669, 0.2669336, 0.3003003, 0.333667, 0.3670337, 0.4004004];
delta_time = diff(time);
delta_dis = diff(dis);
v_lst = delta_dis ./ delta_time;
Average_vel2 = mean(v_lst);

dis=[0.02608932, 0.043824595, 0.060666019, 0.077535922, 0.092324919, 0.108059547, 0.124563107, 0.141078317, 0.157664725, 0.174374757];
time=[0.0333667, 0.0667334, 0.1001001, 0.1334668, 0.1668335, 0.2002002, 0.2335669, 0.2669336, 0.3003003, 0.333667];
delta_time = diff(time);
delta_dis = diff(dis);
v_lst = delta_dis ./ delta_time;
Average_vel3 = mean(v_lst);

dis=[0.013967925, 0.032167296, 0.046915723, 0.061483019, 0.077440252, 0.094274843, 0.110525786, 0.127525157, 0.143771698, 0.160537736, 0.178278616];
time=[0.0333667, 0.0667334, 0.1001001, 0.1334668, 0.1668335, 0.2002002, 0.2335669, 0.2669336, 0.3003003, 0.333667, 0.3670337];
delta_time = diff(time);
delta_dis = diff(dis);
v_lst = delta_dis ./ delta_time;
Average_vel4 = mean(v_lst);

dis=[0.094267093, 0.112026837, 0.1302, 0.148990415, 0.168061342, 0.186465176];
time=[0.0333667, 0.0667334, 0.1001001, 0.1334668, 0.1668335, 0.2002002];
delta_time = diff(time);
delta_dis = diff(dis);
v_lst = delta_dis ./ delta_time;
Average_vel5 = mean(v_lst);

%使用第1，3，5组数据更为合理
average_vel_6mm = mean([Average_vel1,Average_vel3,Average_vel5]);
d = 6;
D = 29;

log_v = log([Average_vel1,Average_vel3,Average_vel5]);
variance2 = var(log_v)
%%
%铝球在水中的平均速度8mm 
dis=[0.024761783, 0.047459873, 0.066128025, 0.084278981, 0.102881529, 0.122221019, 0.142517197, 0.163538854, 0.185873885];
time=[0.0333667, 0.0667334, 0.1001001, 0.1334668, 0.1668335, 0.2002002, 0.2335669, 0.2669336, 0.3003003];
delta_dis = diff(dis);
delta_time = diff(time);
v_lst = delta_dis ./ delta_time;
length(v_lst);
Average_vel1 = mean(v_lst);

dis = [0.009008946, 0.028619169, 0.05035655, 0.067894569, 0.086083067, 0.102888818, 0.120944409, 0.14013738, 0.158423642, 0.177028754, 0.197261342];
time = [0.0333667, 0.0667334, 0.1001001, 0.1334668, 0.1668335, 0.2002002, 0.2335669, 0.2669336, 0.3003003, 0.333667, 0.3670337];
delta_time = diff(time);
delta_dis = diff(dis);
v_lst = delta_dis ./ delta_time;
Average_vel2 = mean(v_lst);

dis=[0.027471845, 0.050376699, 0.073093851, 0.091469903, 0.108933333, 0.125954045, 0.145107443, 0.164631068, 0.184199353, 0.204238835];
time=[0.0333667, 0.0667334, 0.1001001, 0.1334668, 0.1668335, 0.2002002, 0.2335669, 0.2669336, 0.3003003, 0.333667];
delta_time = diff(time);
delta_dis = diff(dis);
v_lst = delta_dis ./ delta_time;
Average_vel3 = mean(v_lst);


dis=[0.039011803, 0.05779541, 0.08025377, 0.100438689, 0.12040459, 0.140401967, 0.161045902, 0.183297705, 0.201859016, 0.039011803];
time=[0.0333667, 0.0667334, 0.1001001, 0.1334668, 0.1668335, 0.2002002, 0.2335669, 0.2669336, 0.3003003, 0.0333667];
delta_time = diff(time);
delta_dis = diff(dis);
v_lst = delta_dis ./ delta_time;
Average_vel4 = mean(v_lst);

dis=[0.00735, 0.026998667, 0.050004667, 0.071252, 0.090352667, 0.109336, 0.128404, 0.148176, 0.168505333, 0.190664, 0.205456667];
time=[0.0333667, 0.0667334, 0.1001001, 0.1334668, 0.1668335, 0.2002002, 0.2335669, 0.2669336, 0.3003003, 0.333667, 0.3670337];
delta_time = diff(time);
delta_dis = diff(dis);
v_lst = delta_dis ./ delta_time;
Average_vel5 = mean(v_lst);

%使用第1，4，5组数据更为合理
average_vel_8mm = mean([Average_vel1,Average_vel4,Average_vel5]);
d = 8;
D = 29;

log_v = log([Average_vel1,Average_vel4,Average_vel5]);
variance3 = var(log_v)
%%
%铝球在水中的平均速度11.4mm 
dis=[0.014398113, 0.039971069, 0.064655975, 0.08950566, 0.109569182, 0.126069811, 0.144769811, 0.164830818, 0.185693082, 0.208039623];
time=[0.0333667, 0.0667334, 0.1001001, 0.1334668, 0.1668335, 0.2002002, 0.2335669, 0.2669336, 0.3003003, 0.333667];
delta_dis = diff(dis);
delta_time = diff(time);
v_lst = delta_dis ./ delta_time;
length(v_lst);
Average_vel1 = mean(v_lst);

dis = [0.039326984, 0.063131429, 0.085598095, 0.102497778, 0.118745397, 0.137980317, 0.159470476, 0.18088254, 0.20255746];
time = [0.0333667, 0.0667334, 0.1001001, 0.1334668, 0.1668335, 0.2002002, 0.2335669, 0.2669336, 0.3003003];
delta_time = diff(time);
delta_dis = diff(dis);
v_lst = delta_dis ./ delta_time;
Average_vel2 = mean(v_lst);

dis=[0.039171698, 0.061930818, 0.081962264, 0.103568553, 0.125738365, 0.148827044, 0.17082327, 0.192106918, 0.212984906];
time=[0.0333667, 0.0667334, 0.1001001, 0.1334668, 0.1668335, 0.2002002, 0.2335669, 0.2669336, 0.3003003];
delta_time = diff(time);
delta_dis = diff(dis);
v_lst = delta_dis ./ delta_time;
Average_vel3 = mean(v_lst);

dis=[0.039171698, 0.061930818, 0.081962264, 0.103568553, 0.125738365, 0.148827044, 0.17082327, 0.192106918, 0.212984906];
time=[0.0333667, 0.0667334, 0.1001001, 0.1334668, 0.1668335, 0.2002002, 0.2335669, 0.2669336, 0.3003003];
delta_time = diff(time);
delta_dis = diff(dis);
v_lst = delta_dis ./ delta_time;
Average_vel4 = mean(v_lst);

dis=[0.023896573, 0.046467913, 0.067042368, 0.087597508, 0.10856324, 0.13034081, 0.152540187, 0.174689097, 0.19618567, 0.207045483];
time=[0.0333667, 0.0667334, 0.1001001, 0.1334668, 0.1668335, 0.2002002, 0.2335669, 0.2669336, 0.3003003, 0.333667];
delta_time = diff(time);
delta_dis = diff(dis);
v_lst = delta_dis ./ delta_time;
Average_vel5 = mean(v_lst);
%使用第1，3，4组数据更为合理
average_vel_11mm = mean([Average_vel1,Average_vel3,Average_vel4]);

%%
log_v = log([Average_vel1,Average_vel3,Average_vel4]);
variance4 = var(log_v);
v_lst = [average_vel_4mm,average_vel_6mm,average_vel_8mm,average_vel_11mm];
r_lst = [2,3,4,5.7];
variance = [variance1 variance2 variance3 variance4];
v_lst = log(v_lst);
r_lst = log(r_lst);
errorbar(r_lst,v_lst,variance,'x');
xlabel('log（r）'),ylabel('log(v)');
title('铝珠在水中')
text(0.63,-0.45,'R-squared: 0.97')
mdl = fitlm(r_lst,v_lst)

%%



v_lst = [average_vel_4mm,average_vel_6mm,average_vel_8mm,average_vel_11mm];
r_lst = [2,3,4,5.7];
d_lst=r_lst*2/1000;
rho = 1000;
eta = 0.001;
Re = rho*d_lst.*v_lst/eta



%%
%钢球在水中的平均速度4mm 
dis=[0.020129518, 0.038783133, 0.060639157, 0.092123494, 0.12423494, 0.158624699, 0.193098795];
time=[0.0333667, 0.0667334, 0.1001001, 0.1334668, 0.1668335, 0.2002002, 0.2335669];
delta_dis = diff(dis);
delta_time = diff(time);
v_lst = delta_dis ./ delta_time;
length(v_lst);
Average_vel1 = mean(v_lst);

dis = [0.020628313, 0.039468675, 0.067198193, 0.095363855, 0.127262048, 0.161264458, 0.194384337];
time = [0.0333667, 0.0667334, 0.1001001, 0.1334668, 0.1668335, 0.2002002, 0.2335669];
delta_time = diff(time);
delta_dis = diff(dis);
v_lst = delta_dis ./ delta_time;
Average_vel2 = mean(v_lst);

dis=[0.018067267, 0.035652252, 0.060363363, 0.089225826, 0.12092973, 0.154870871, 0.191132132];
time=[0.0333667, 0.0667334, 0.1001001, 0.1334668, 0.1668335, 0.2002002, 0.23356692];
delta_time = diff(time);
delta_dis = diff(dis);
v_lst = delta_dis ./ delta_time;
Average_vel3 = mean(v_lst);

dis=[0.020628313, 0.039468675, 0.067198193, 0.095363855, 0.127262048, 0.161264458, 0.194384337];
time=[0.0333667, 0.0667334, 0.1001001, 0.1334668, 0.1668335, 0.2002002, 0.2335669];
delta_time = diff(time);
delta_dis = diff(dis);
v_lst = delta_dis ./ delta_time;
Average_vel4 = mean(v_lst);

dis=[0.033416822, 0.057, 0.083738318, 0.115249221, 0.148826791, 0.184132087, 0.219488474];
time=[0.0333667, 0.0667334, 0.1001001, 0.1334668, 0.1668335, 0.2002002, 0.2335669];
delta_time = diff(time);
delta_dis = diff(dis);
v_lst = delta_dis ./ delta_time;
Average_vel5 = mean(v_lst);


%使用第1，3，5组数据更为合理
average_vel_4mm = mean([Average_vel1,Average_vel3,Average_vel5]);

log_v = log([Average_vel1,Average_vel3,Average_vel5]);
variance1 = var(log_v);
%%
%钢珠在水中的平均速度6mm 
dis=[0.035752025, 0.058246106, 0.08830405, 0.121328972, 0.156891589, 0.194852336];
time=[0.0333667, 0.0667334, 0.1001001, 0.1334668, 0.1668335, 0.2002002];
delta_dis = diff(dis);
delta_time = diff(time);
v_lst = delta_dis ./ delta_time;
length(v_lst);
Average_vel1 = mean(v_lst);

dis = [0.024924845, 0.044570807, 0.071975776, 0.102148447, 0.137803106, 0.175613665, 0.215267702];
time = [0.0333667, 0.0667334, 0.1001001, 0.1334668, 0.1668335, 0.2002002, 0.2335669];
delta_time = diff(time);
delta_dis = diff(dis);
v_lst = delta_dis ./ delta_time;
Average_vel2 = mean(v_lst);

dis=[0.031738509, 0.054793168, 0.084514907, 0.116713043, 0.153481366, 0.190551553, 0.22625528];
time=[0.0333667, 0.0667334, 0.1001001, 0.1334668, 0.1668335, 0.2002002, 0.2335669];
delta_time = diff(time);
delta_dis = diff(dis);
v_lst = delta_dis ./ delta_time;
Average_vel3 = mean(v_lst);


dis=[0.034078882, 0.054910559, 0.085803106, 0.119467702, 0.155373913, 0.193393168, 0.229190683];
time=[0.0333667, 0.0667334, 0.1001001, 0.1334668, 0.1668335, 0.2002002, 0.2335669];
delta_time = diff(time);
delta_dis = diff(dis);
v_lst = delta_dis ./ delta_time;
Average_vel4 = mean(v_lst);

dis=[0.021733951, 0.037637037, 0.065327778, 0.095039506, 0.128367284, 0.164969136, 0.20234321];
time=[0.0333667, 0.0667334, 0.1001001, 0.1334668, 0.1668335, 0.2002002, 0.2335669];
delta_time = diff(time);
delta_dis = diff(dis);
v_lst = delta_dis ./ delta_time;
Average_vel5 = mean(v_lst);

dis=[0.029459375, 0.05133875, 0.08068875, 0.11300375, 0.149890625, 0.18925625, 0.227585625];
time=[0.0333667, 0.0667334, 0.1001001, 0.1334668, 0.1668335, 0.2002002, 0.2335669];
delta_time = diff(time);
delta_dis = diff(dis);
v_lst = delta_dis ./ delta_time;
Average_vel6 = mean(v_lst);

%使用第3，4，5，6组数据更为合理
average_vel_6mm = mean([Average_vel3,Average_vel4,Average_vel5,Average_vel6]);

log_v = log([Average_vel3,Average_vel4,Average_vel5,Average_vel6]);
variance2 = var(log_v);
%%
%钢珠在水中的平均速度8mm 
dis=[0.035403704, 0.062330247, 0.095098148, 0.13187284, 0.172593827, 0.215240123];
time=[0.0333667, 0.0667334, 0.1001001, 0.1334668, 0.1668335, 0.2002002];
delta_dis = diff(dis);
delta_time = diff(time);
v_lst = delta_dis ./ delta_time;
length(v_lst);
Average_vel1 = mean(v_lst);

dis = [0.047862154, 0.079705846, 0.115190769, 0.153745846, 0.194971077];
time = [0.0333667, 0.0667334, 0.1001001, 0.1334668, 0.1668335];
delta_time = diff(time);
delta_dis = diff(dis);
v_lst = delta_dis ./ delta_time;
Average_vel2 = mean(v_lst);

dis=[0.056807385, 0.090056, 0.128130462, 0.168988923, 0.211851077];
time=[0.0333667, 0.0667334, 0.1001001, 0.1334668, 0.1668335];
delta_time = diff(time);
delta_dis = diff(dis);
v_lst = delta_dis ./ delta_time;
Average_vel3 = mean(v_lst);


dis=[0.032952469, 0.05835, 0.090332099, 0.127101852, 0.166347531, 0.208296296];
time=[0.0333667, 0.0667334, 0.1001001, 0.1334668, 0.1668335, 0.2002002];
delta_time = diff(time);
delta_dis = diff(dis);
v_lst = delta_dis ./ delta_time;
Average_vel4 = mean(v_lst);

dis=[0.021788344, 0.042141718, 0.07178773, 0.105437423, 0.142927607, 0.182967485, 0.224010429];
time=[0.0333667, 0.0667334, 0.1001001, 0.1334668, 0.1668335, 0.2002002, 0.2335669];
delta_time = diff(time);
delta_dis = diff(dis);
v_lst = delta_dis ./ delta_time;
Average_vel5 = mean(v_lst);


%使用第1，2，3组数据更为合理
average_vel_8mm = mean([Average_vel1,Average_vel2,Average_vel3]);

log_v = log([Average_vel1,Average_vel2,Average_vel3]);
variance3 = var(log_v);
%%

%钢珠在水中的平均速度11.4mm 
dis=[0.025265689, 0.051971261, 0.088628152, 0.125812903, 0.167162463, 0.212127273];
time=[0.0333667, 0.0667334, 0.1001001, 0.1334668, 0.1668335, 0.2002002];
delta_dis = diff(dis);
delta_time = diff(time);
v_lst = delta_dis ./ delta_time;
length(v_lst);
Average_vel1 = mean(v_lst);

dis = [0.017302655, 0.039658997, 0.071974631, 0.109338053, 0.148825959, 0.192456637, 0.236063127];
time = [0.0333667, 0.0667334, 0.1001001, 0.1334668, 0.1668335, 0.2002002, 0.2335669];
delta_time = diff(time);
delta_dis = diff(dis);
v_lst = delta_dis ./ delta_time;
Average_vel2 = mean(v_lst);

dis=[0.043368452, 0.076602381, 0.115308929, 0.157393452, 0.203909524, 0.24335];
time=[0.0333667, 0.0667334, 0.1001001, 0.1334668, 0.1668335, 0.2002002];
delta_time = diff(time);
delta_dis = diff(dis);
v_lst = delta_dis ./ delta_time;
Average_vel3 = mean(v_lst);


dis=[0.027469231, 0.048795266, 0.083066272, 0.122250296, 0.164443787, 0.209375148];
time=[0.0333667, 0.0667334, 0.1001001, 0.1334668, 0.1668335, 0.2002002];
delta_time = diff(time);
delta_dis = diff(dis);
v_lst = delta_dis ./ delta_time;
Average_vel4 = mean(v_lst);

dis=[0.044316914, 0.077305638, 0.114681899, 0.154433234, 0.198924629, 0.235557864];
time=[0.0333667, 0.0667334, 0.1001001, 0.1334668, 0.1668335, 0.2002002];
delta_time = diff(time);
delta_dis = diff(dis);
v_lst = delta_dis ./ delta_time;
Average_vel5 = mean(v_lst);

%使用第1，3，5组数据更为合理
average_vel_11mm = mean([Average_vel1,Average_vel3,Average_vel5]);


log_v = log([Average_vel1,Average_vel3,Average_vel5]);
variance4 = var(log_v);
%%
v_lst = [average_vel_4mm,average_vel_6mm,average_vel_8mm,average_vel_11mm];
r_lst = [2,3,4,5.7];
variance = [variance1 variance2 variance3 variance4];
v_lst = log(v_lst);
r_lst = log(r_lst);
errorbar(r_lst,v_lst,variance,'x');
xlabel('log（r）'),ylabel('log(v)');
title('钢珠在水中')
text(0.63,0.07,'R-squared: 0.937')
mdl = fitlm(r_lst,v_lst)


%%

v_lst = [average_vel_4mm,average_vel_6mm,average_vel_8mm,average_vel_11mm];
r_lst = [2,3,4,5.7];
d_lst=r_lst*2/1000;
rho = 1000;
eta = 0.001;
Re = rho*d_lst.*v_lst/eta
